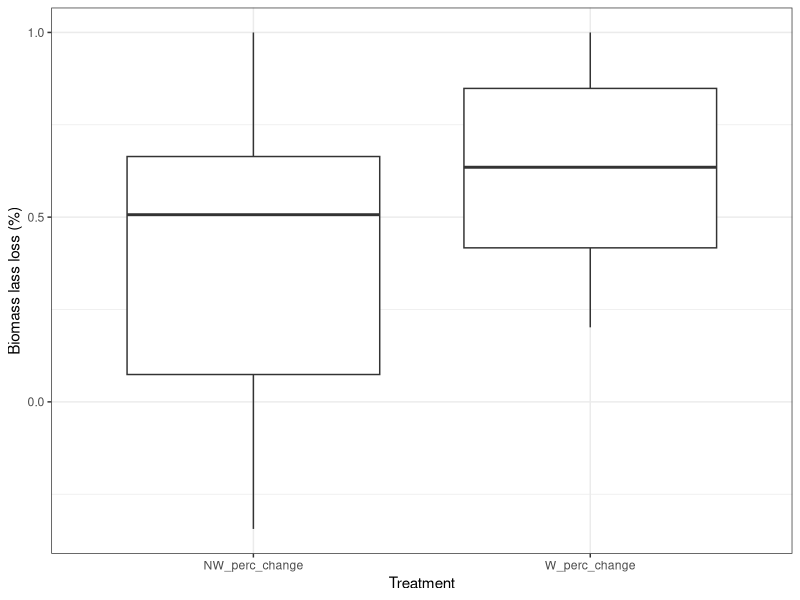
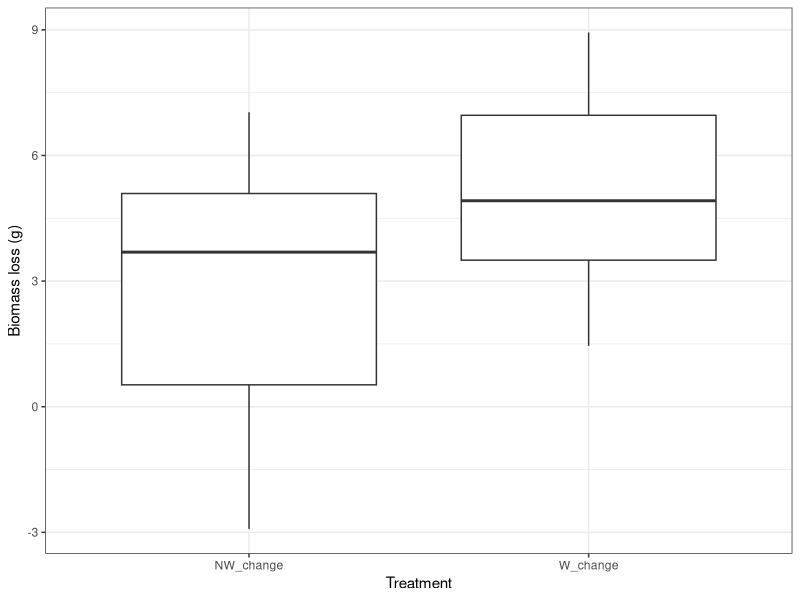

Write the R code that produced these figures, in order.
## ---- chunk 1
knitr::opts_chunk$set(echo = TRUE)

require(tidyverse)
require(here)

require(nlme)
## ---- chunk 2
algae <- read_csv(here("data/field_experiment/algae_weight.csv"))

size <- read_csv(here("data/field_experiment/colony_specs.csv"))
## ---- chunk 3
algae %>% 
  mutate(NW_change = NW_algae_initial_weight - NW_final_weight,
         W_change = W_algae_intial_weight - W_final_weight) %>%
  mutate(NW_perc_change = NW_change/NW_algae_initial_weight,
         W_perc_change = W_change/W_algae_intial_weight) %>%
  select(Colony_ID, NW_perc_change, W_perc_change) %>% 
  pivot_longer(cols = c(NW_perc_change, W_perc_change),
               names_to = "Treatment", 
               values_to = "Percent_change") -> perc_change
## ---- chunk 4
perc_change %>% 
  ggplot(aes(x = Treatment, y = Percent_change)) +
  geom_boxplot() +
  ylab("Biomass lass loss (%)") +
  theme_bw()
## ---- chunk 5
m.Perc <- aov(Percent_change ~ Treatment, 
              data = perc_change) # 0.07
  summary(m.Perc)

# there should acutally be a random effect for coral, right?
# used: https://stats.stackexchange.com/questions/22988/how-to-obtain-the-p-value-check-significance-of-an-effect-in-a-lme4-mixed-mode

m.PercRE <- lme(Percent_change~Treatment,random=~1|Colony_ID,data=perc_change)
  anova(m.PercRE) # Cool! 

  
## ---- chunk 6
algae %>% 
  mutate(NW_change = NW_algae_initial_weight - NW_final_weight,
         W_change = W_algae_intial_weight - W_final_weight) %>%
  select(Colony_ID, NW_change, W_change) %>% 
  pivot_longer(cols = c(NW_change, W_change),
               names_to = "Treatment", 
               values_to = "Biomass_change") -> biom_change
## ---- chunk 7
biom_change %>% 
  ggplot(aes(x = Treatment, y = Biomass_change)) +
  geom_boxplot() +
  ylab("Biomass loss (g)") +
  theme_bw()
## ---- chunk 8
m.Biom <- aov(Biomass_change ~ Treatment, 
              data = biom_change) 
  summary(m.Biom) # 0.0235
  
# with random effect
m.BiomRE <- lme(Biomass_change~Treatment,random=~1|Colony_ID,data=biom_change)
  anova(m.BiomRE) # Cool! 
